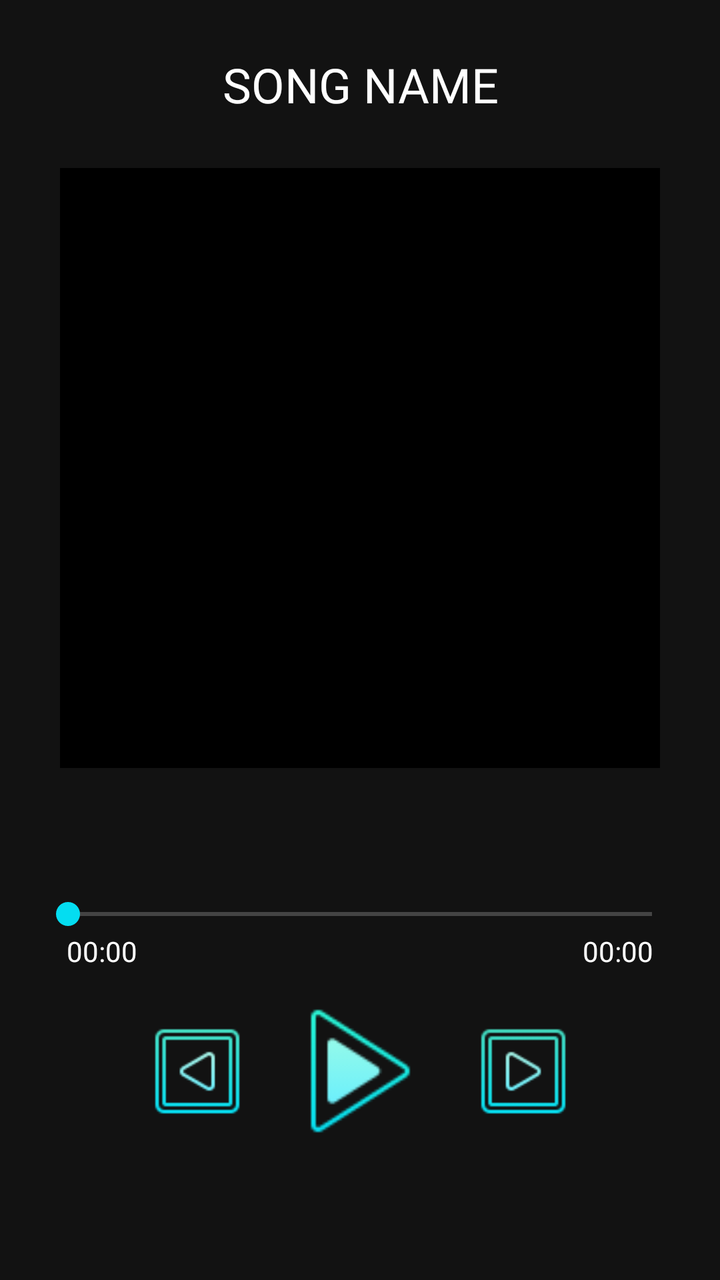
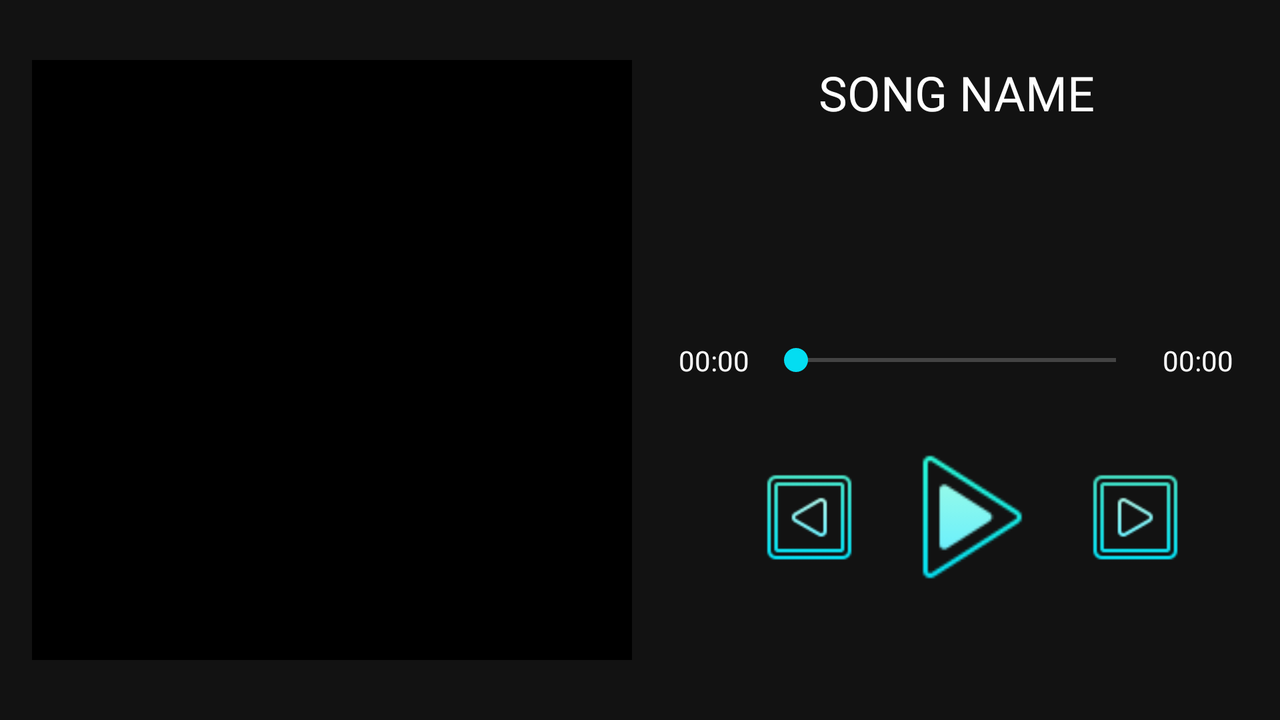

The same Android screen from two of the app's own layout files: first res/layout/ as a phone draws it, then the repository's variant for another configuration, drawn on a device whose configuration selects that folder. Both files follow.
<!-- AndroidManifest.xml: application theme AppTheme -->
<!-- res/layout/fragment_song.xml -->
<?xml version="1.0" encoding="utf-8"?>
<androidx.constraintlayout.widget.ConstraintLayout xmlns:android="http://schemas.android.com/apk/res/android"
    xmlns:app="http://schemas.android.com/apk/res-auto"
    xmlns:tools="http://schemas.android.com/tools"
    android:layout_width="match_parent"
    android:layout_height="match_parent"
    tools:context=".ui.MainActivity">

    <com.google.android.material.textview.MaterialTextView
        android:id="@+id/tvSongName"
        android:layout_width="300dp"
        android:layout_height="wrap_content"
        android:gravity="center"
        android:text="SONG NAME"
        android:maxLines="2"
        android:ellipsize="end"
        android:textSize="24sp"
        app:layout_constraintBottom_toTopOf="@+id/ivSongImage"
        app:layout_constraintEnd_toEndOf="parent"
        app:layout_constraintHorizontal_bias="0.5"
        app:layout_constraintStart_toStartOf="parent"
        app:layout_constraintTop_toTopOf="parent" />

    <ImageView
        android:id="@+id/ivSongImage"
        android:layout_width="300dp"
        android:layout_height="300dp"
        android:background="@color/darkBackground"
        app:layout_constraintBottom_toTopOf="@+id/guideline2"
        app:layout_constraintEnd_toEndOf="parent"
        app:layout_constraintHorizontal_bias="0.5"
        app:layout_constraintStart_toStartOf="parent" />

    <com.google.android.material.textview.MaterialTextView
        android:id="@+id/tvCurTime"
        android:layout_width="50dp"
        android:layout_height="wrap_content"
        android:layout_marginStart="26dp"
        android:gravity="center"
        android:text="00:00"
        android:textSize="14sp"
        app:layout_constraintStart_toStartOf="parent"
        app:layout_constraintTop_toBottomOf="@+id/seekBar" />

    <SeekBar
        android:id="@+id/seekBar"
        android:layout_width="0dp"
        android:layout_height="18dp"
        android:layout_marginStart="18dp"
        android:layout_marginEnd="18dp"
        app:layout_constraintEnd_toEndOf="parent"
        app:layout_constraintStart_toStartOf="parent"
        app:layout_constraintTop_toTopOf="@+id/guideline3" />

    <com.google.android.material.textview.MaterialTextView
        android:id="@+id/tvSongDuration"
        android:layout_width="50dp"
        android:layout_height="wrap_content"
        android:layout_marginEnd="26dp"
        android:gravity="center"
        android:text="00:00"
        android:textSize="14sp"
        app:layout_constraintEnd_toEndOf="parent"
        app:layout_constraintTop_toBottomOf="@+id/seekBar" />

    <ImageView
        android:id="@+id/ivPlayPauseDetail"
        android:layout_width="75dp"
        android:layout_height="75dp"
        android:layout_marginTop="32dp"
        android:src="@drawable/icon_play"
        app:layout_constraintEnd_toEndOf="parent"
        app:layout_constraintHorizontal_bias="0.5"
        app:layout_constraintStart_toStartOf="parent"
        app:layout_constraintTop_toBottomOf="@+id/seekBar" />

    <ImageView
        android:id="@+id/ivSkipPrevious"
        android:layout_width="56dp"
        android:layout_height="56dp"
        android:layout_marginEnd="16dp"
        android:src="@drawable/icon_previous"
        app:layout_constraintBottom_toBottomOf="@+id/ivPlayPauseDetail"
        app:layout_constraintEnd_toStartOf="@+id/ivPlayPauseDetail"
        app:layout_constraintTop_toTopOf="@+id/ivPlayPauseDetail" />

    <ImageView
        android:id="@+id/ivSkip"
        android:layout_width="56dp"
        android:layout_height="56dp"
        android:layout_marginStart="16dp"
        android:src="@drawable/icon_next"
        app:layout_constraintBottom_toBottomOf="@+id/ivPlayPauseDetail"
        app:layout_constraintStart_toEndOf="@+id/ivPlayPauseDetail"
        app:layout_constraintTop_toTopOf="@+id/ivPlayPauseDetail" />

    <androidx.constraintlayout.widget.Guideline
        android:id="@+id/guideline2"
        android:layout_width="wrap_content"
        android:layout_height="wrap_content"
        android:orientation="horizontal"
        app:layout_constraintGuide_percent="0.6" />

    <androidx.constraintlayout.widget.Guideline
        android:id="@+id/guideline3"
        android:layout_width="wrap_content"
        android:layout_height="wrap_content"
        android:orientation="horizontal"
        app:layout_constraintGuide_percent="0.7" />


</androidx.constraintlayout.widget.ConstraintLayout>
<!-- resources referenced by this layout -->
<resources>
  <color name="darkBackground">#000000</color>
  <!-- drawable icon_next: png bitmap (drawable-v24, 1461 bytes) -->
  <!-- drawable icon_play: png bitmap (drawable-v24, 2158 bytes) -->
  <!-- drawable icon_previous: png bitmap (drawable-v24, 1423 bytes) -->
  <style name="AppTheme" parent="Theme.MaterialComponents.NoActionBar">
          
          <item name="colorPrimary">@color/colorPrimary</item>
          <item name="colorPrimaryDark">@color/colorPrimaryDark</item>
          <item name="colorAccent">@color/colorAccent</item>
          <item name="android:textViewStyle">@style/PoppinsTextStyle</item>
          <item name="materialButtonStyle">@style/ButtonStyle</item>
          <item name="textInputStyle">@style/EditTextStyle</item>
      </style>
  <color name="colorPrimary">#41A3B5</color>
  <color name="colorPrimaryDark">#000000</color>
  <color name="colorAccent">#04DDF1</color>
  <style name="PoppinsTextStyle" parent="android:Widget.TextView">
          <item name="fontFamily">@font/poppins_regular</item>
          <item name="android:textColor">@android:color/white</item>
      </style>
  <style name="ButtonStyle" parent="Widget.MaterialComponents.Button">
          <item name="fontFamily">@font/poppins_medium</item>
          <item name="cornerRadius">25dp</item>
      </style>
  <style name="EditTextStyle" parent="Widget.Design.TextInputLayout">
          <item name="backgroundTint">@android:color/white</item>
          <item name="cornerRadius">16dp</item>
          <item name="background">@color/colorAccent</item>
          <item name="android:textColor">@android:color/white</item>
          <item name="android:backgroundTint">@color/colorAccent</item>
      </style>
</resources>
<!-- res/layout-land/fragment_song.xml (the repository's variant of the layout above) -->
<!-- drawn on the phone turned sideways -->
<?xml version="1.0" encoding="utf-8"?>
<androidx.constraintlayout.widget.ConstraintLayout xmlns:android="http://schemas.android.com/apk/res/android"
    xmlns:app="http://schemas.android.com/apk/res-auto"
    xmlns:tools="http://schemas.android.com/tools"
    android:layout_width="match_parent"
    android:layout_height="match_parent"
    tools:context=".ui.MainActivity">

    <com.google.android.material.textview.MaterialTextView
        android:id="@+id/tvSongName"
        android:layout_width="0dp"
        android:layout_height="wrap_content"
        android:gravity="center"
        android:text="SONG NAME"
        android:maxLines="2"
        android:ellipsize="end"
        android:textSize="24sp"
        app:layout_constraintEnd_toEndOf="parent"
        app:layout_constraintHorizontal_bias="0.5"
        app:layout_constraintStart_toEndOf="@+id/ivSongImage"
        app:layout_constraintTop_toTopOf="@+id/ivSongImage" />

    <ImageView
        android:id="@+id/ivSongImage"
        android:layout_width="300dp"
        android:layout_height="300dp"
        android:layout_marginStart="16dp"
        android:background="@color/darkBackground"
        app:layout_constraintBottom_toBottomOf="parent"
        app:layout_constraintStart_toStartOf="parent"
        app:layout_constraintTop_toTopOf="parent" />

    <com.google.android.material.textview.MaterialTextView
        android:id="@+id/tvCurTime"
        android:layout_width="50dp"
        android:layout_height="wrap_content"
        android:gravity="center"
        android:text="00:00"
        android:layout_marginStart="16dp"
        android:textSize="14sp"
        app:layout_constraintBottom_toBottomOf="@+id/seekBar"
        app:layout_constraintStart_toEndOf="@+id/ivSongImage"
        app:layout_constraintTop_toTopOf="@+id/seekBar" />

    <SeekBar
        android:id="@+id/seekBar"
        android:layout_width="0dp"
        android:layout_height="18dp"
        app:layout_constraintBottom_toBottomOf="parent"
        app:layout_constraintEnd_toStartOf="@+id/tvSongDuration"
        app:layout_constraintStart_toEndOf="@+id/tvCurTime"
        app:layout_constraintTop_toTopOf="parent" />

    <com.google.android.material.textview.MaterialTextView
        android:id="@+id/tvSongDuration"
        android:layout_width="50dp"
        android:layout_height="wrap_content"
        android:gravity="center"
        android:text="00:00"
        android:layout_marginEnd="16dp"
        android:textSize="14sp"
        app:layout_constraintBottom_toBottomOf="@+id/seekBar"
        app:layout_constraintEnd_toEndOf="parent"
        app:layout_constraintTop_toTopOf="@+id/seekBar" />

    <ImageView
        android:id="@+id/ivPlayPauseDetail"
        android:layout_width="75dp"
        android:layout_height="75dp"
        android:layout_marginTop="32dp"
        android:src="@drawable/icon_play"
        app:layout_constraintEnd_toEndOf="parent"
        app:layout_constraintStart_toStartOf="@+id/tvCurTime"
        app:layout_constraintTop_toBottomOf="@+id/seekBar" />

    <ImageView
        android:id="@+id/ivSkipPrevious"
        android:layout_width="56dp"
        android:layout_height="56dp"
        android:layout_marginEnd="16dp"
        android:src="@drawable/icon_previous"
        app:layout_constraintBottom_toBottomOf="@+id/ivPlayPauseDetail"
        app:layout_constraintEnd_toStartOf="@+id/ivPlayPauseDetail"
        app:layout_constraintTop_toTopOf="@+id/ivPlayPauseDetail" />

    <ImageView
        android:id="@+id/ivSkip"
        android:layout_width="56dp"
        android:layout_height="56dp"
        android:layout_marginStart="16dp"
        android:src="@drawable/icon_next"
        app:layout_constraintBottom_toBottomOf="@+id/ivPlayPauseDetail"
        app:layout_constraintStart_toEndOf="@+id/ivPlayPauseDetail"
        app:layout_constraintTop_toTopOf="@+id/ivPlayPauseDetail" />

    <androidx.constraintlayout.widget.Guideline
        android:id="@+id/guideline2"
        android:layout_width="wrap_content"
        android:layout_height="wrap_content"
        android:orientation="horizontal"
        app:layout_constraintGuide_percent="0.6" />

    <androidx.constraintlayout.widget.Guideline
        android:id="@+id/guideline3"
        android:layout_width="wrap_content"
        android:layout_height="wrap_content"
        android:orientation="horizontal"
        app:layout_constraintGuide_percent="0.7" />

</androidx.constraintlayout.widget.ConstraintLayout>
